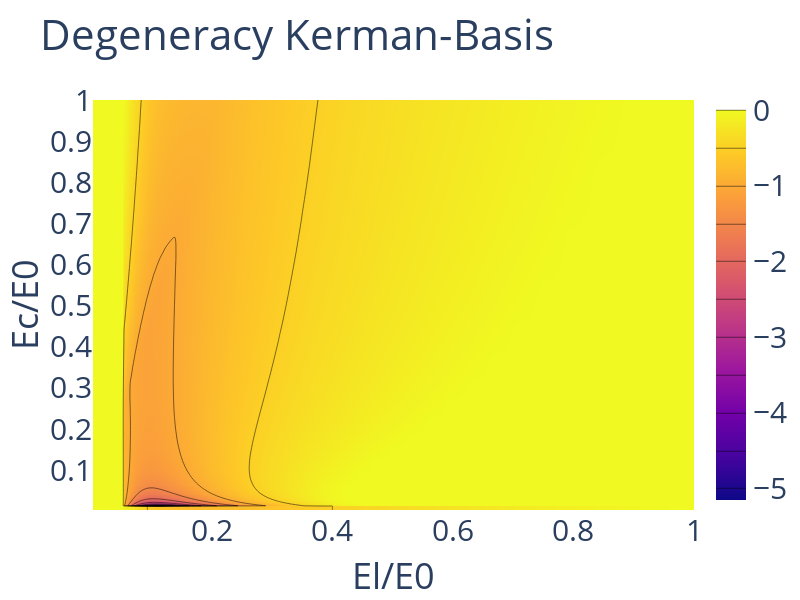

Notebook source saved alongside this figure:
### Code cell
utils.plotOptimization(LossD.transpose(),El,Ec,dict(),'Degeneracy Kerman-Basis','El/E0','Ec/E0',export='pdf',
                       size=(600,800),legend=False,log=False)
